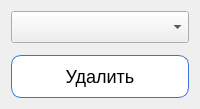
             <widget class="QWidget" name="Del">
              <attribute name="title">
               <string>Удалить</string>
              </attribute>
              <layout class="QVBoxLayout" name="verticalLayout_14">
               <item>
                <widget class="QComboBox" name="choose_obj3">
                 <property name="minimumSize">
                  <size>
                   <width>0</width>
                   <height>32</height>
                  </size>
                 </property>
                 <property name="font">
                  <font>
                   <pointsize>10</pointsize>
                  </font>
                 </property>
                </widget>
               </item>
               <item>
                <widget class="QWidget" name="fake1" native="true"/>
               </item>
               <item>
                <widget class="QPushButton" name="del_but">
                 <property name="minimumSize">
                  <size>
                   <width>0</width>
                   <height>37</height>
                  </size>
                 </property>
                 <property name="font">
                  <font>
                   <pointsize>-1</pointsize>
                   <weight>50</weight>
                   <bold>false</bold>
                  </font>
                 </property>
                 <property name="styleSheet">
                  <string notr="true">QPushButton {
    padding:10px;
    color: #fffff;
    font-size: 18px;
    border-radius: 10px;
    border: 1px solid #3873d9;
    background-color: white; }

QPushButton:hover{
	background-color: rgb(171, 211, 247);
	effect = QtWidgets.QGraphicsDropShadowEffect(QPushButton)
	effect.setOffset(0, 0)
	effect.setBlurRadius(20)
	effect.setColor(QColor(57, 219, 255))
	QPushButton.setGraphicsEffect(effect)
}</string>
                 </property>
                 <property name="text">
                  <string>Удалить</string>
                 </property>
                </widget>
               </item>
              </layout>
             </widget>
